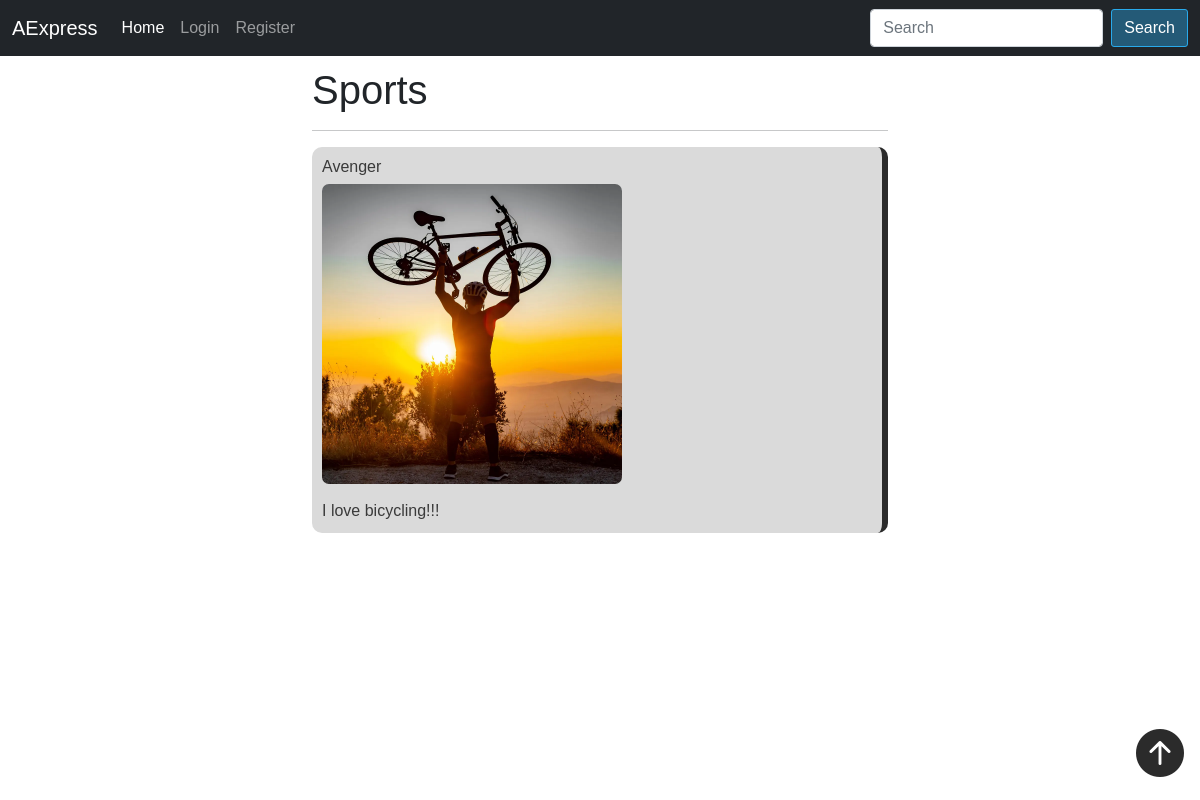
Page /category/Sports on the committed database.
### mainapp/models.py (models this page shows, shortened)
class Post(models.Model):
    image = models.ImageField(null = True, blank = True,upload_to = "images/", verbose_name='Image')
    category = models.CharField(max_length=100)
    author = models.ForeignKey(User, on_delete=models.CASCADE, null=True, blank=True)
    content = models.TextField(null=True, blank=True, verbose_name='Description')
    likes = models.ManyToManyField(User, related_name = 'blog_posts')
    class Meta:
        verbose_name_plural = 'Posts'
        verbose_name = 'Post'
        ordering = ['-id']

### mainapp/views.py (the view)
# urls.py: path('category/<str:cats>', CategoryView, name = 'category'),
def CategoryView(request, cats):
    category_posts = Post.objects.filter(category = cats)
    return render(request, 'mainapp/categories.html', {'category_posts' : category_posts, 'cats' : cats})

### mainapp/templates/mainapp/categories.html (shortened to what this page needs)
{% extends 'mainapp/base.html' %}
{% block content %}
  {% if category_posts %}
    <h1> {{cats}} </h1><hr>
      {% for post in category_posts %}
      <a class="text-decoration-none"  href="{% url 'detailview' post.pk %}">
        <div class="content">
          <h6>{{post.author.username}}</h6>
          {% if post.image %}
            <img class="index-img" src="{{post.image.url}}">
          {% endif %}
          <p class="post-text">{{post.content}}</p>
      </div>
    </a>
    {% endfor %}
  {% else %}
    <h3>There arn't posts in this category</h3>
  {% endif %}
{% endblock %}

### mainapp/static/main/css/main.css (style rules this page uses)
body { font-family: Arial, Helvetica, sans-serif; }
h1 { margin-bottom: 0px; padding-top: 10px; }
.content { display: block; position: relative; padding: 10px; border-radius: 10px; color: rgb(58, 58, 58); background: rgb(218, 218, 218); margin-bottom: 10px; border-right: 6px solid rgb(43, 43, 43); }
.index-img { width: 400px; border-radius: 7px; }
@media (max-width: 1200px) { .index-img { width: 300px; border-radius: 7px; } }
.post-text { margin: 0px; margin: 15px 0px 0px 0px; }

### rows in the picture
Post: category "Sports", author.username "Avenger", image (picture), content "I love bicycling!!!"
